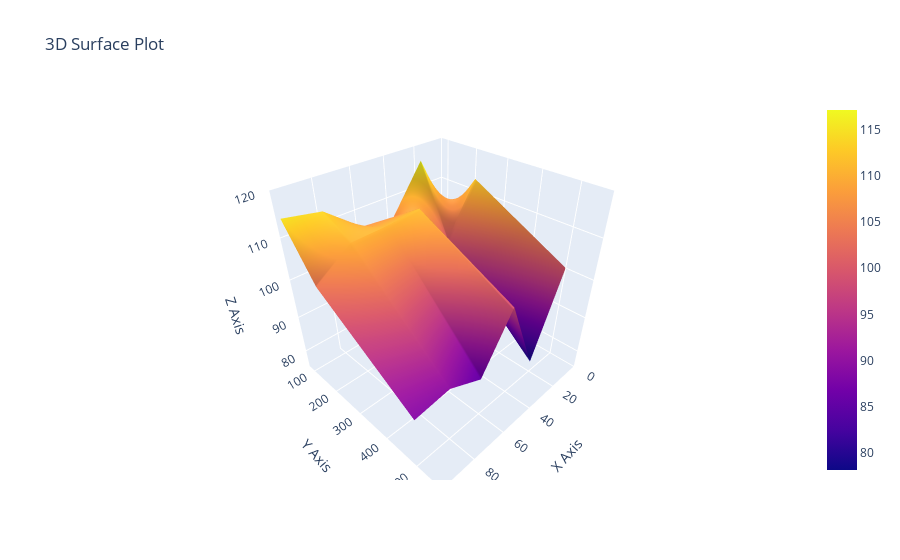

This figure's notebook cell:
### Code cell
# control
x = np.array([0, 20, 40, 60, 80, 100, 0, 20, 40, 60, 80, 100, 0, 20, 40, 60, 80, 100])
y = np.array([100, 100, 100, 100, 100, 100, 200, 200, 200, 200, 200, 200, 500, 500, 500, 500, 500, 500])
#x, y = np.meshgrid(x, y)
z = np.array([100, 117.1015964, 105.9850453, 106.7559845, 113.4566645, 114.9838016, 112.7272825, 100, 111.0969213, 110.1921879, 109.8122454, 103.8197951, 100, 78.15530428, 98.9518409, 85.50501254, 89.64694509, 88.6288059])
# Create surface plot
num_rows = 3  # Number of rows
num_cols = 6  # Number of columns
x_reshaped = x.reshape(num_rows, num_cols)
y_reshaped = y.reshape(num_rows, num_cols)
z_reshaped = z.reshape(num_rows, num_cols)

fig = go.Figure(data=[go.Surface(x=x_reshaped, y=y_reshaped, z=z_reshaped)])


# Set axis labels and title
fig.update_layout(scene=dict(
                    xaxis_title='X Axis',
                    yaxis_title='Y Axis',
                    zaxis_title='Z Axis'),
                    title='3D Surface Plot')
fig.update_scenes(xaxis_range=[0, 100], yaxis_range=[75, 575], zaxis_range=[75, 120])

### Figure 1 — Plotly figure (JSON) as saved in the notebook; plotly's stock layout.template omitted (floating-point values rounded to 4 significant figures)
{"data": [{"type": "surface", "x": [[0, 20, 40, 60, 80, 100], [0, 20, 40, 60, 80, 100], [0, 20, 40, 60, 80, 100]], "y": [[100, 100, 100, 100, 100, 100], [200, 200, 200, 200, 200, 200], [500, 500, 500, 500, 500, 500]], "z": [[100, 117.1, 106.0, 106.8, 113.5, 115.0], [112.7, 100, 111.1, 110.2, 109.8, 103.8], [100, 78.16, 98.95, 85.51, 89.65, 88.63]]}], "layout": {"scene": {"xaxis": {"range": [0, 100], "title": {"text": "X Axis"}}, "yaxis": {"range": [75, 575], "title": {"text": "Y Axis"}}, "zaxis": {"range": [75, 120], "title": {"text": "Z Axis"}}}, "title": {"text": "3D Surface Plot"}}}
